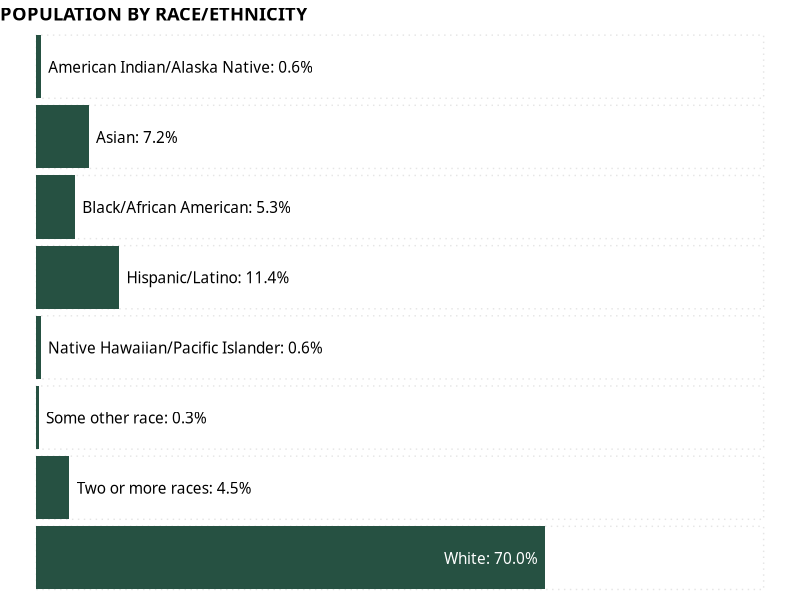

The R script that drew this image:
library(tidyverse)
library(scales)


tfff_dark_green <- "#265142"

# Working on recreating this graph: https://show.rfor.us/hJFyQL

race_ethnicity <- read_csv("data/race-ethnicity.csv") %>%
  filter(geography == "Multnomah") %>%
  filter(year == 2020) %>% 
  select(population, value)

race_ethnicity

race_ethnicity_for_viz <- race_ethnicity %>% 
  mutate(population = fct_rev(population)) %>% 
  mutate(value_pct = percent(value, accuracy = 0.1)) %>% 
  mutate(text_label = str_glue("{population}: {value_pct}"))

race_ethnicity_for_viz_white <- race_ethnicity_for_viz %>% 
  filter(population == "White")

race_ethnicity_for_viz_nonwhite <- race_ethnicity_for_viz %>% 
  filter(population != "White")

ggplot(data = race_ethnicity_for_viz,
       aes(y = population,
           x = value)) +
  geom_col(aes(y = population,
               x = 1),
           linetype = "dotted",
           fill = "transparent",
           color = "Grey 90") +
  geom_col(fill = tfff_dark_green) +
  geom_text(data = race_ethnicity_for_viz_nonwhite,
            aes(y = population,
                x = value,
                label = text_label),
            nudge_x = 0.01,
            hjust = 0,
            family = "Calibri") +
  geom_text(data = race_ethnicity_for_viz_white,
            aes(y = population,
                x = value,
                label = text_label),
            nudge_x = -0.01,
            hjust = 1,
            color = "white",
            family = "Calibri") +
  labs(title = "POPULATION BY RACE/ETHNICITY") +
  theme_void() +
  theme(plot.title = element_text(face = "bold",
                                  family = "Calibri"))


